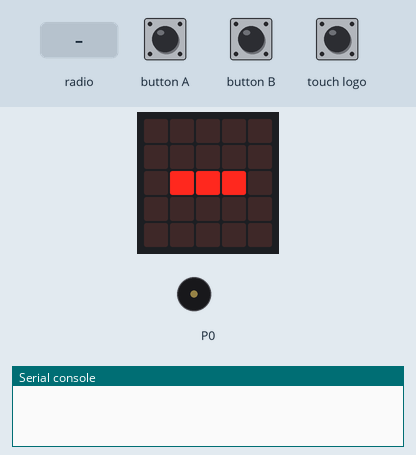
This program was run on a simulated BBC micro:bit (MakeCode). On the bench: the board's 5×5 LED display, buzzer (waves = sounding), the last lines printed to the serial console. The test bench sets the inputs (shaded band). No radio messages arrive unless stated (any console line starting 'radio sent:' is added by the test bench).

Above: at 1.2 s.
1.3 s: radio message "hanz=10" arrives
2.8 s: button B pressed for 3.2 s
At 5.0 s:
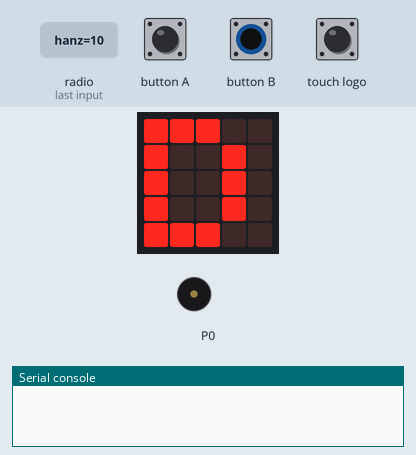
7.5 s: button A pressed for 3.2 s
At 10.5 s:
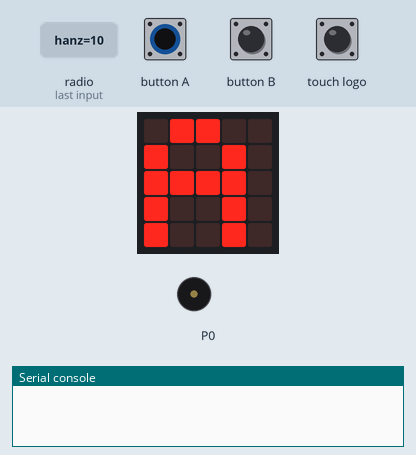
12.2 s: touch logo pressed for 1 s
At 12.6 s:
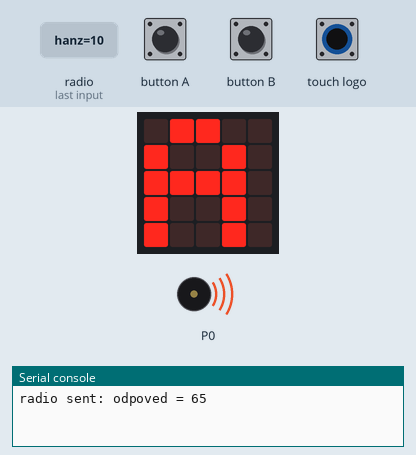
14.7 s: touch logo pressed for 3.2 s
At 19.0 s:
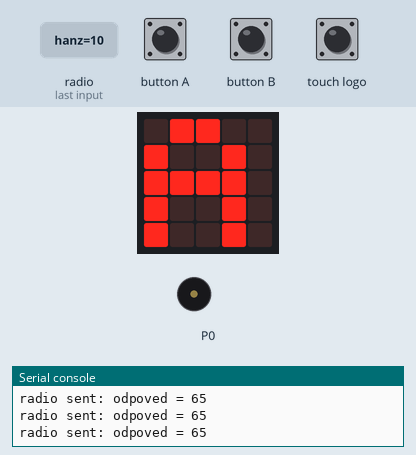
19.4 s: button B pressed for 0.15 s
At 20.3 s:
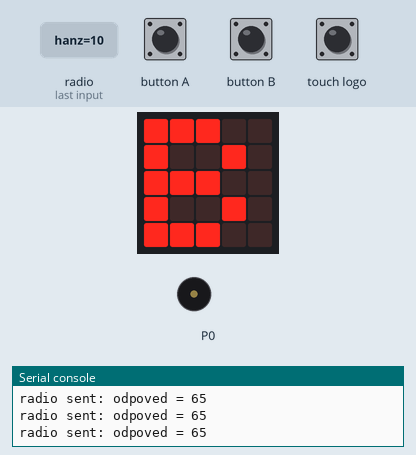
Timing chart, 0 to 22.0 s (numbered marks = the images above; inputs shaded):
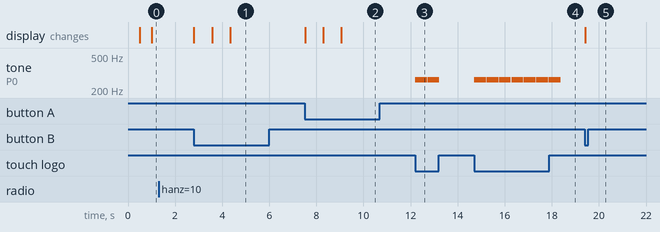

Measured:
- after the input at 1.3 s, every drawn part: stays the same
- after the input at 2.8 s, the display: first changes at once (image 1 shows a later state)
- after the input at 7.5 s, the display: first changes at once (image 2 shows a later state)
- after the input at 12.2 s, tone on P0: alternates 262 Hz for 0.50 s and silent for 0.03 s, 4 changes in all, then stays silent, starting at once
- after the input at 14.7 s, tone on P0: alternates 262 Hz for 0.50 s and silent for 0.03 s, 14 changes in all, then stays silent, starting at once
- after the input at 19.4 s, the display: changes at once (image 5)

The program:

main.ts
```typescript
// Klient
radio.setTransmitSerialNumber(true)
radio.setGroup(158)
let Moznost = 0
let Hlasovani = false
let Odpovedi = ["A", "B", "C", "D"]
// Přijímá informace o stavu hlasování od serveru
radio.onReceivedValue(function on_received_value(name: string, value: number) {
    if (name == "hanz") {
        if (value == 10) {

            Hlasovani = true
        } else if (value == 20) {

            Hlasovani = false
        }

    }

})
if (Hlasovani) {
    basic.showString(Odpovedi[Moznost])
} else {

}

basic.forever(function on_forever() {

    if (Hlasovani == true) {
        if (input.buttonIsPressed(Button.A)) {
            Moznost -= 1
            Moznost = Math.constrain(Moznost, 0, 3)
            basic.showString(Odpovedi[Moznost])
        }

        if (input.buttonIsPressed(Button.B)) {
            Moznost += 1
            Moznost = Math.constrain(Moznost, 0, 3)
            basic.showString(Odpovedi[Moznost])
        }

        if (input.logoIsPressed()) {
            radio.sendValue("odpoved", Moznost + 65)
            music.playTone(Note.C, music.beat(1000))
        }

    } else {
        basic.showLeds(`
        . . . . .
        . . . . .
        . # . . .
        . . . . .
        . . . . .
        `)
        pause(100)
        basic.showLeds(`
        . . . . .
        . . . . .
        . # # . .
        . . . . .
        . . . . .
        `)
        pause(100)
        basic.showLeds(`
        . . . . .
        . . . . .
        . # # # .
        . . . . .
        . . . . .
        `)
    }

})
```

test.ts
```typescript
// Tady jsou testy. Při použití tohoto balíčku jako rozšíření nebude zkompilováno.
```
